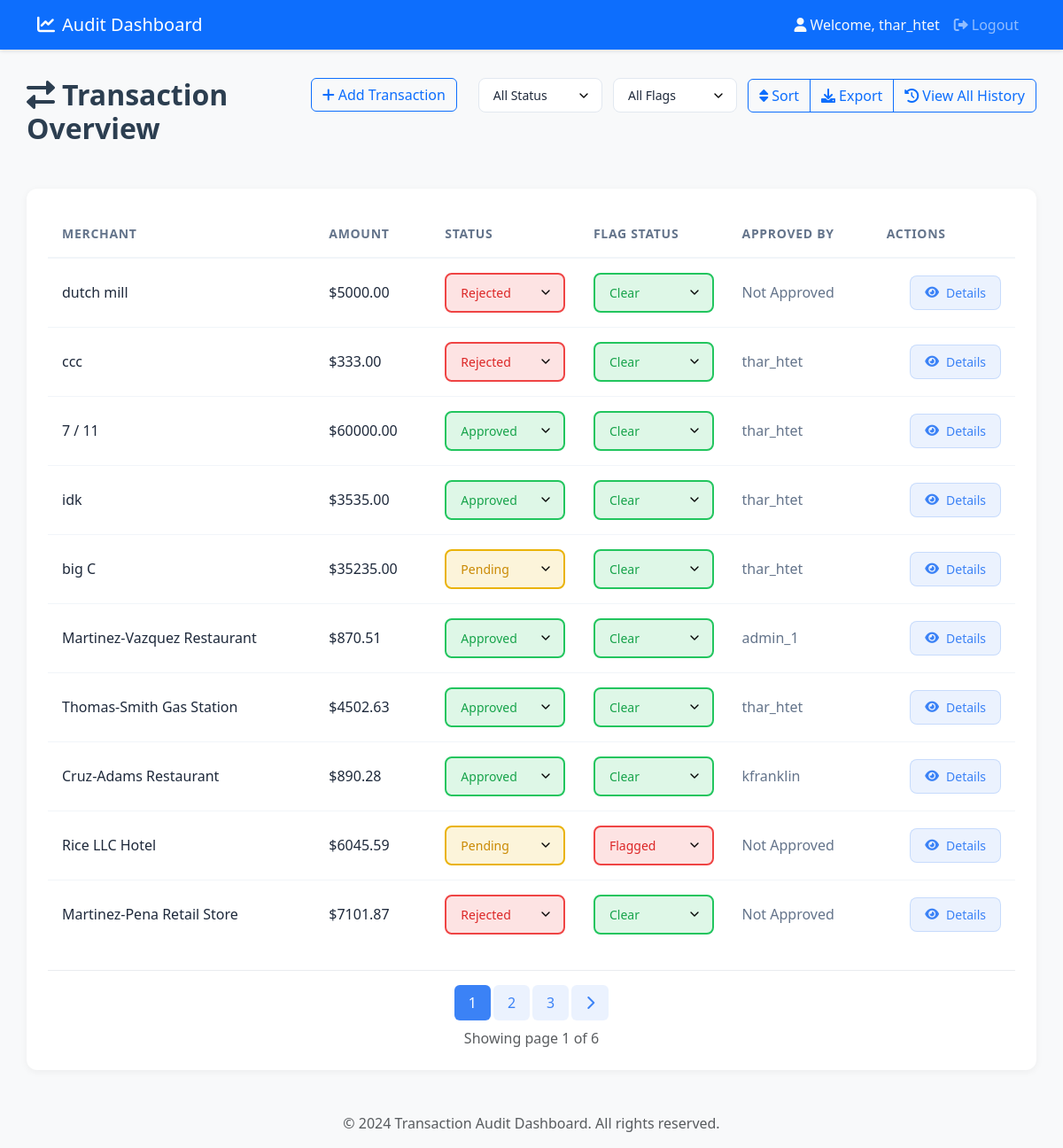
/home/ (signed in), run on an earlier commit of the app's database.
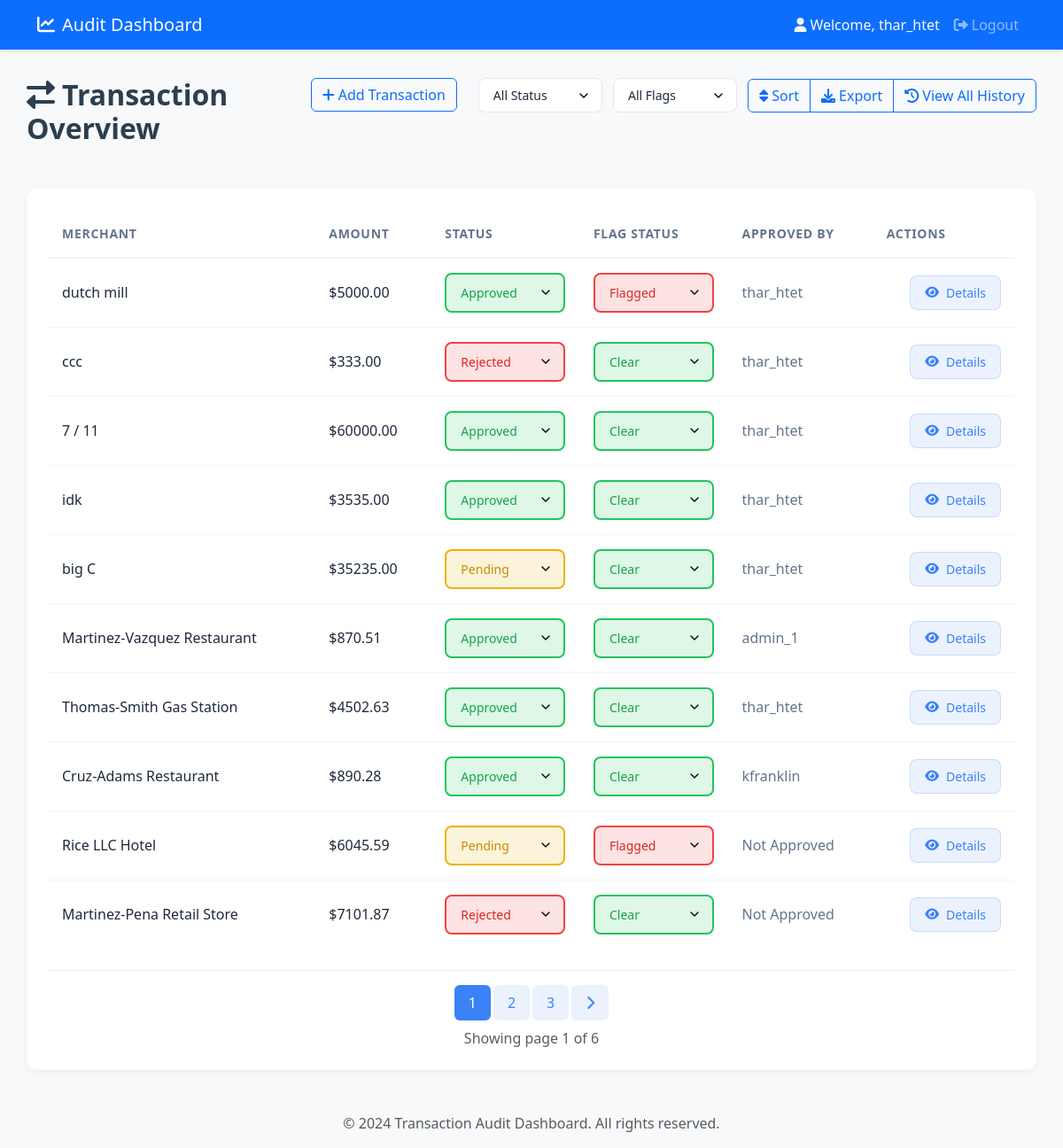
And on a later commit of the database.
### auditApp/models.py (models this page shows, shortened)
class Transaction(models.Model):
    STATUS_CHOICES = [
        ('Approved', 'Approved'),
        ('Pending', 'Pending'),
        ('Rejected', 'Rejected'),
    ]
    amount = models.DecimalField(max_digits=10, decimal_places=2, validators=[MinValueValidator(0)],null=False, blank=False)
    status = models.CharField(max_length=255, choices=STATUS_CHOICES, null=False, blank=False,default='Pending')
    timestamp = models.DateTimeField(auto_now_add=True)
    merchant = models.CharField(max_length=255, null=False, blank=False)
    isFlagged = models.BooleanField(default=False,null=True, blank=True)
    approved_by = models.ForeignKey(User, on_delete=models.SET_NULL, null=True, blank=True)

### auditApp/views.py (the view)
# urls.py: path('home/', views.home, name='home'),
@login_required
def home(request):
    try:
        transactions_list = Transaction.objects.all().order_by('-timestamp')
        status_filter = request.GET.get('status', '')
        flag_filter = request.GET.get('flag', '')
        filters = Q()
        if status_filter:  # Only filter if a specific status is selected
            filters &= Q(status=status_filter)
        if flag_filter:  # Only filter if a specific flag is selected
            is_flagged = flag_filter == 'Flagged' # it will get true if the flag is Flagged
            filters &= Q(isFlagged=is_flagged)
        if filters:
            transactions_list = transactions_list.filter(filters)
        paginator = Paginator(transactions_list, 10)
        page = request.GET.get('page', 1)
        transactions = paginator.get_page(page)
        if request.headers.get('HX-Request'):
            if 'main-content' in request.headers.get('HX-Target', ''):
                return render(request, 'partials/transaction.html', {'transactions': transactions})
            return render(request, 'partials/home_content.html', {'transactions': transactions})
        return render(request, 'home.html', {'transactions': transactions})
    except Exception as e:
        messages.error(request, str(e))
        return render(request, 'home.html', {'transactions': []})

### auditApp/templates/home.html
{% extends 'base.html' %}
{% block content %}
    {% include 'partials/home_content.html' %}
{% endblock %}

### auditApp/templates/partials/transaction.html (shortened to what the changed rows need)
{% if transactions.object_list %}
<div class="transaction-wrapper">
    <table class="transaction-table">
        <thead>
            <tr>
                <th>Merchant</th>
                <th>Amount</th>
                <th>Status</th>
                <th>Flag Status</th>
                <th>Approved By</th>
                <th class="text-right">Actions</th>
            </tr>
        </thead>
        <tbody>
            {% for transaction in transactions %}
            <tr>
                <td>
                    <span class="merchant-cell">{{ transaction.merchant }}</span>
                </td>
                <td>
                    <span class="amount-cell">${{ transaction.amount }}</span>
                </td>
                <td style="min-width: 140px;">
                    <select class="status-select {% if transaction.status == 'Approved' %}approved{% elif transaction.status == 'Pending' %}pending{% else %}rejected{% endif %}"
                            hx-post="{% url 'update_status' transaction.id %}?page={{ transactions.number }}"
                            hx-target="#main-content"
                            hx-headers='{"X-CSRFToken": "{{ csrf_token }}"}'
                            name="status">
                        <option value="Approved" {% if transaction.status == 'Approved' %}selected{% endif %}>Approved</option>
                        <option value="Rejected" {% if transaction.status == 'Rejected' %}selected{% endif %}>Rejected</option>
                    </select>
                </td>
                <td style="min-width: 140px;">
                    <select class="status-select {% if transaction.isFlagged %}flagged{% else %}clear{% endif %}"
                            hx-post="{% url 'update_flag' transaction.id %}?page={{ transactions.number }}"
                            hx-target="#main-content"
                            hx-headers='{"X-CSRFToken": "{{ csrf_token }}"}'
                            name="is_flagged">
                        <option value="false" {% if not transaction.isFlagged %}selected{% endif %}>Clear</option>
                        <option value="true" {% if transaction.isFlagged %}selected{% endif %}>Flagged</option>
                    </select>
                </td>
                <td>
                    <span class="approved-by">{{ transaction.approved_by.username|default:"Not Approved" }}</span>
                </td>
                <td class="text-right">
                    <button class="action-btn"
                            hx-get="{% url 'transaction_detail' transaction.id %}"
                            hx-target="#modal-content"
                            data-bs-toggle="modal"
                            data-bs-target="#transactionModal">
                        <i class="fas fa-eye"></i>Details
                    </button>
                </td>
            </tr>
            {% endfor %}
        </tbody>
    </table>
</div>
{% else %}
<div class="alert alert-info" role="alert">
    No transactions found
</div>
{% endif %}

What changed in the data, as far as the page shows it:
changed Transaction "dutch mill": status "Rejected" → "Approved"; is_flagged "Clear" → "Flagged"; approved_by.username "Not Approved" → "thar_htet"
